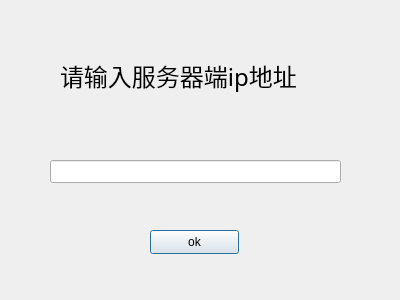
<?xml version="1.0" encoding="UTF-8"?>
<ui version="4.0">
 <class>ipdialog</class>
 <widget class="QDialog" name="ipdialog">
  <property name="geometry">
   <rect>
    <x>0</x>
    <y>0</y>
    <width>400</width>
    <height>300</height>
   </rect>
  </property>
  <property name="windowTitle">
   <string>Dialog</string>
  </property>
  <widget class="QLabel" name="label">
   <property name="geometry">
    <rect>
     <x>60</x>
     <y>40</y>
     <width>291</width>
     <height>71</height>
    </rect>
   </property>
   <property name="font">
    <font>
     <family>Adobe Arabic</family>
     <pointsize>18</pointsize>
    </font>
   </property>
   <property name="text">
    <string>请输入服务器端ip地址</string>
   </property>
  </widget>
  <widget class="QLineEdit" name="lineEdit">
   <property name="geometry">
    <rect>
     <x>50</x>
     <y>160</y>
     <width>291</width>
     <height>23</height>
    </rect>
   </property>
  </widget>
  <widget class="QPushButton" name="pushButton">
   <property name="geometry">
    <rect>
     <x>150</x>
     <y>230</y>
     <width>89</width>
     <height>24</height>
    </rect>
   </property>
   <property name="text">
    <string>ok</string>
   </property>
  </widget>
 </widget>
 <resources/>
 <connections/>
</ui>
